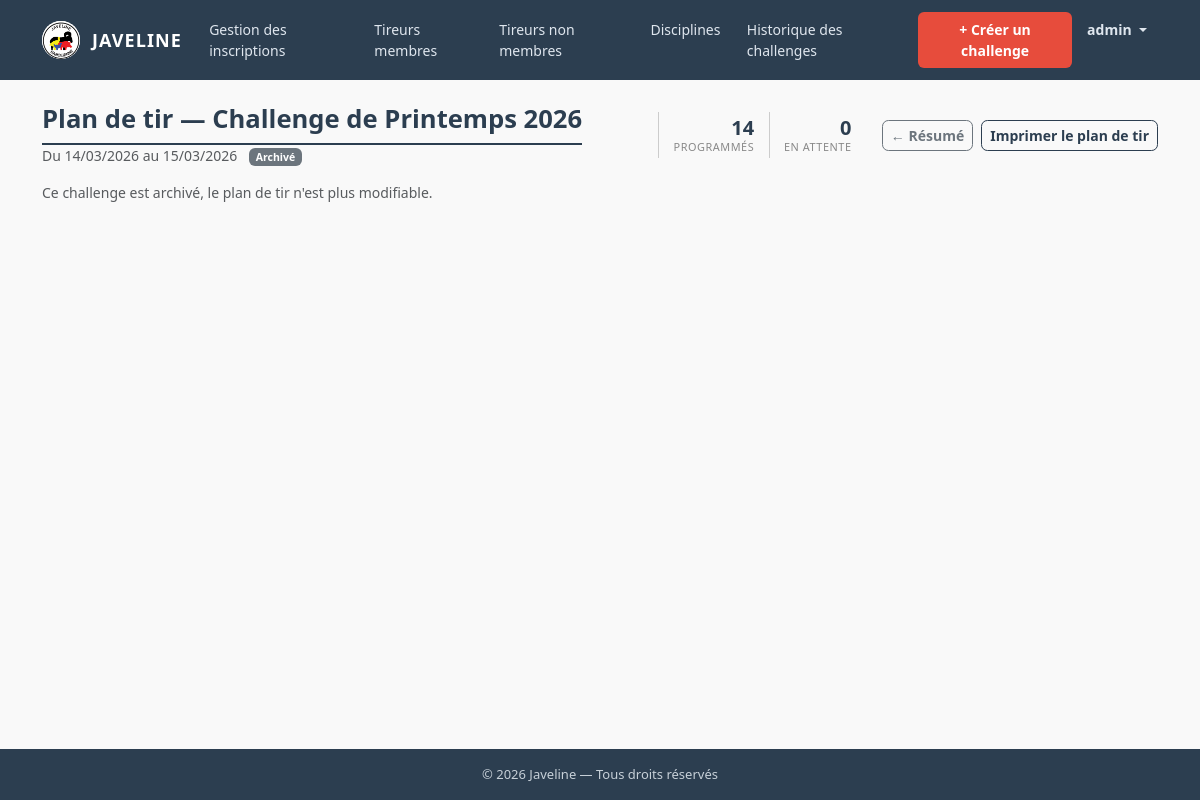
Page /challenges/1/plan-de-tir (signed in) on the committed database.
### tables this page shows
CREATE TABLE challenges (
    id          INT UNSIGNED                    NOT NULL AUTO_INCREMENT,
    libelle     VARCHAR(200)                    NOT NULL,
    date_debut  DATE                            NOT NULL,
    date_fin    DATE                            NOT NULL,
    statut      ENUM('ouvert', 'archive')       NOT NULL DEFAULT 'ouvert',
    created_at  DATETIME                        NOT NULL DEFAULT CURRENT_TIMESTAMP,
    PRIMARY KEY (id),
    CONSTRAINT chk_dates CHECK (date_fin >= date_debut)
);

### app/controllers/ChallengeController.php (called while the page is built, shortened)
<?php
class ChallengeController extends Controller
{
    private ChallengeModel    $model;
    private InscriptionModel  $inscriptions;
    private BlocHoraireModel  $blocsHoraires;
    public function __construct()
    {
        $this->model         = new ChallengeModel();
        $this->inscriptions  = new InscriptionModel();
        $this->blocsHoraires = new BlocHoraireModel();
    }
    public function planDeTir(string $id): void
    {
        $id = (int) $id;
        $challenge = $this->model->findById($id);
        $this->render('challenges/plan_de_tir', [
            'titrePage'    => 'Plan de tir — ' . htmlspecialchars($challenge['libelle']) . ' — ' . APP_NAME,
            'challenge'    => $challenge,
            'jours'        => $this->listerJoursChallenge($challenge),
            'grille'       => $this->inscriptions->findGrille($id),
            'blocsHoraires'=> $this->blocsHoraires->findByChallenge($id),
            'dureeConflit' => self::DUREE_CONFLIT_MINUTES,
        ]);
    }
    private function listerJoursChallenge(array $challenge): array
    {
        $jours   = [];
        $curseur = strtotime($challenge['date_debut']);
        $fin     = strtotime($challenge['date_fin']);
        while ($curseur <= $fin) {
            $jours[] = date('Y-m-d', $curseur);
            $curseur = strtotime('+1 day', $curseur);
        }
        return $jours;
    }
}

### index.php (called while the page is built, shortened)
<?php
require_once APP_ROOT . '/core/Database.php';
require_once APP_ROOT . '/core/Model.php';
require_once APP_ROOT . '/core/Router.php';
$router = new Router();
$router->dispatch();

### core/Model.php (called while the page is built, shortened)
<?php
abstract class Model
{
    protected PDO $db;
    protected string $table = '';
    public function __construct()
    {
        $this->db = Database::getInstance();
    }
    public function findById(int $id): array|false
    {
        $stmt = $this->db->prepare('SELECT * FROM ' . $this->table . ' WHERE id = :id');
        $stmt->execute([':id' => $id]);
        return $stmt->fetch();
    }
}

### core/Database.php (called while the page is built, shortened)
<?php
class Database
{
    private static ?PDO $instance = null;
    public static function getInstance(): PDO
    {
        if (self::$instance === null) {
            $dsn = 'mysql:host=' . DB_HOST
                 . ';dbname=' . DB_NAME
                 . ';charset=' . DB_CHARSET;
            $options = [
                PDO::ATTR_ERRMODE            => PDO::ERRMODE_EXCEPTION,
                PDO::ATTR_DEFAULT_FETCH_MODE => PDO::FETCH_ASSOC,
                PDO::ATTR_EMULATE_PREPARES   => false,
            ];
            try {
                self::$instance = new PDO($dsn, DB_USER, DB_PASS, $options);
            } catch (PDOException $e) {
                if (APP_ENV === 'development') {
                    die('Erreur de connexion à la base de données : ' . $e->getMessage());
                } else {
                    die('Erreur de connexion à la base de données. Veuillez réessayer plus tard.');
                }
            }
        }
        return self::$instance;
    }
}

### app/views/challenges/plan_de_tir.php (the view, shortened to what this page needs)
<?php
$debut   = date('d/m/Y', strtotime($challenge['date_debut']));
$fin     = date('d/m/Y', strtotime($challenge['date_fin']));
$archive = ($challenge['statut'] === 'archive');
$disciplines = [];
foreach ($grille as $r) {
    $code = (int) $r['discipline_code'];
    if (!isset($disciplines[$code])) {
        $disciplines[$code] = ['fr' => $r['discipline_fr'], 'en' => $r['discipline_en']];
    }
}
ksort($disciplines);
$nbProgrammes = 0;
$nbEnAttente  = 0;
foreach ($grille as $r) {
    if ($r['date_match'] && $r['heure_debut']) {
        $nbProgrammes++;
    } else {
        $nbEnAttente++;
    }
}
?>
<div class="page-header mb-3 d-flex align-items-center justify-content-between flex-wrap gap-2">
    <div>
        <h1 class="mb-0">Plan de tir — <?= htmlspecialchars($challenge['libelle']) ?></h1>
        <p class="text-muted mb-0 small">
            <?= $debut === $fin ? $debut : 'Du ' . $debut . ' au ' . $fin ?>
            <?php if ($archive): ?>
                <span class="badge bg-secondary ms-2">Archivé</span>
            <?php endif; ?>
        </p>
    </div>
    <div class="d-flex align-items-center gap-3 flex-wrap">
        <div class="plan-stats d-flex">
            <div class="plan-stat">
                <span class="plan-stat-valeur" id="plan-stat-programmes"><?= $nbProgrammes ?></span>
                <span class="plan-stat-label">Programmés</span>
            </div>
            <div class="plan-stat">
                <span class="plan-stat-valeur" id="plan-stat-attente"><?= $nbEnAttente ?></span>
                <span class="plan-stat-label">En attente</span>
            </div>
        </div>
        <div class="d-flex gap-2 flex-wrap">
            <a href="<?= APP_URL ?>/challenges/<?= (int) $challenge['id'] ?>/resume"
               class="btn btn-outline-secondary btn-sm"
               aria-label="Retour au résumé du challenge">
                ← Résumé
            </a>
            <a href="<?= APP_URL ?>/challenges/<?= (int) $challenge['id'] ?>/planning"
               target="_blank"
               class="btn btn-sm btn-outline-primary"
               aria-label="Imprimer le plan de tir">
                Imprimer le plan de tir
            </a>
        </div>
    </div>
</div>
<?php if ($archive): ?>
    <p class="text-muted small mb-3">Ce challenge est archivé, le plan de tir n'est plus modifiable.</p>
<?php elseif (empty($disciplines)): ?>
    <p class="text-muted small mb-3">Aucun tireur inscrit pour le moment : rien à planifier.</p>
<?php endif; ?>

### core/Router.php (shortened to what this page needs)
<?php
class Router
{
    private array $routes = [];
    public function get(string $chemin, string $controleur, string $methode, array $roles = []): void
    {
        $this->routes['GET'][$chemin] = [$controleur, $methode, $roles];
    }
    public function post(string $chemin, string $controleur, string $methode, array $roles = []): void
    {
        $this->routes['POST'][$chemin] = [$controleur, $methode, $roles];
    }
    public function dispatch(): void
    {
        $methodeHttp = $_SERVER['REQUEST_METHOD'] ?? 'GET';
        $uri         = parse_url($_SERVER['REQUEST_URI'], PHP_URL_PATH);
        $uri = '/' . ltrim($uri, '/');
        foreach ($this->routes[$methodeHttp] ?? [] as $patron => $cible) {
            $regex = preg_replace('/:([a-z_]+)/', '([^/]+)', $patron);
            if (preg_match('#^' . $regex . '$#', $uri, $matches)) {
                array_shift($matches);
                [$controleur, $action, $roles] = $cible;
                $this->appeler($controleur, $action, $matches);
                return;
            }
        }
        require APP_ROOT . '/app/views/layouts/main.php';
    }
    private function appeler(string $controleur, string $action, array $params = []): void
    {
        $instance = new $controleur();
        call_user_func_array([$instance, $action], $params);
    }
}

### public/css/style.css (style rules this page uses)
:root { --couleur-primaire: #2c3e50; --couleur-primaire-fonce: #1f2d3a; --couleur-secondaire: #e74c3c; --couleur-secondaire-fonce: #c0392b; --couleur-succes: #27ae60; --couleur-succes-fonce: #1e8449; --couleur-texte: #333333; --couleur-fond: #f9f9f9; --police-principale: 'Segoe UI', Tahoma, Geneva, Verdana, sans-serif; }
html, body { height: 100%; font-family: var(--police-principale); color: var(--couleur-texte); background-color: var(--couleur-fond); }
body { display: flex; flex-direction: column; }
.btn { --bs-btn-font-weight: 600; --bs-btn-border-radius: 0.5rem; transition: background-color 0.15s ease, border-color 0.15s ease, color 0.15s ease, box-shadow 0.15s ease; }
.btn-sm { --bs-btn-border-radius: 0.4rem; }
.btn-outline-primary { --bs-btn-color: var(--couleur-primaire); --bs-btn-border-color: var(--couleur-primaire); --bs-btn-hover-bg: var(--couleur-primaire); --bs-btn-hover-border-color: var(--couleur-primaire); --bs-btn-hover-color: #ffffff; --bs-btn-active-bg: var(--couleur-primaire); --bs-btn-active-border-color: var(--couleur-primaire); --bs-btn-disabled-color: var(--couleur-primaire); --bs-btn-disabled-border-color: var(--couleur-primaire); --bs-btn-focus-shadow-rgb: 44, 62, 80; }
.page-header h1 { font-size: 1.6rem; font-weight: 700; color: var(--couleur-primaire); border-bottom: 2px solid var(--couleur-primaire); padding-bottom: 0.5rem; }
.plan-stats { gap: 0; }
.plan-stat { text-align: right; padding: 0.2rem 0.9rem; border-left: 1px solid #ccc; display: flex; flex-direction: column; }
.plan-stat-valeur { font-size: 1.25rem; font-weight: 700; color: var(--couleur-primaire); line-height: 1.15; }
.plan-stat-label { font-size: 0.68rem; text-transform: uppercase; letter-spacing: 0.05em; color: #888; }

### rows in the picture
challenges: libelle "Challenge de Printemps 2026", date_debut "14/03/2026", date_fin "15/03/2026"

### other values in the picture
$nbProgrammes "14"
$nbEnAttente "0"
